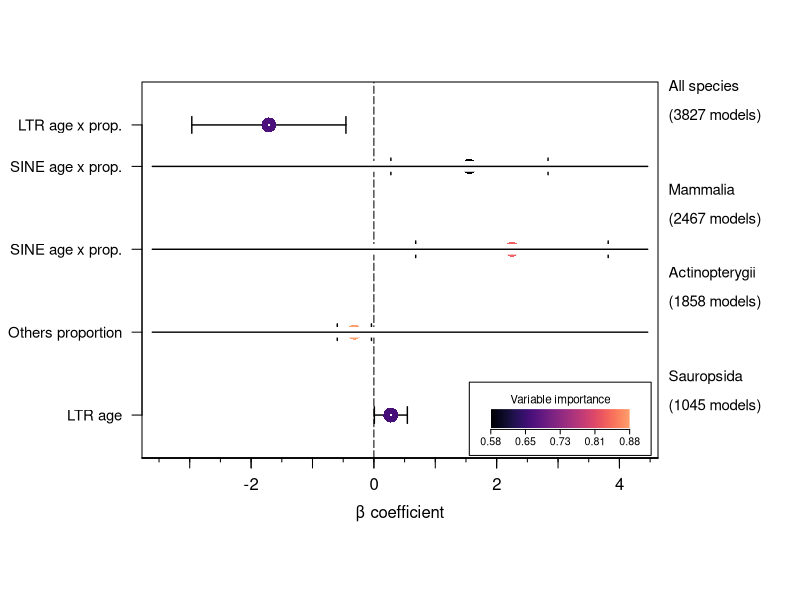

Generate this figure with R:

library(viridis)

combined.df <- read.csv("../../results/model-averaging.csv")

# y positions
y <- c()
line <- c()
for (i in 1:length(combined.df$clade)) {
  if (is.null(y)) {
    y <- c(1)
  } else if (combined.df$clade[i] == prev) {
    y <- c(y, tail(y, 1) + 1)
  } else {
    y <- c(y, tail(y, 1) + 2)
    line <- c(line, tail(y, 1) - 1)
  }
  prev <- combined.df$clade[i]
}
y <- max(y)-y 
imp <- combined.df$importance

# color mapping
res <- 10000 # resolution
palette <- viridis(res, begin = 0, end = 0.8, option = "A") # palette
cols <- palette[round(((imp - min(imp)) / diff(range(imp))) * (res-1)) + 1] # colors

# y labels
labels <- c()
for (i in combined.df$model) {
  rep <- toupper(regmatches(i, regexpr("(?<=\\.)[a-zA-Z]+", i, perl = TRUE)))
  if (rep == "OTHERS") {
    rep <- "Others"
  } else if (rep == "UNKNOWN") {
    rep <- "Unknown"
  }
  
  if (grepl(":", i)) {
    type <- "age x prop."
  } else if (sub("\\..*", "", i) == "prop") {
    type <- "proportion"
  } else {
    type <- "age"
  }
  labels <- c(labels, paste(rep, type))
}

par(mar = c(7, 7, 4, 7) + 0.1) 

# main plot
x.range <- range(as.matrix(combined.df[c("lower", "upper")])) + c(-0.5, 0.5)
plot(x = combined.df$estimate, y = y, type = "n", xlim = x.range, 
     xlab = "β coefficient", ylab = NA, axes = FALSE,
     ylim = range(y) + c(-0.7, 0.7), useRaster = T, mgp = c(2.2, 0, 0)) # plot
# abline(v = 0, lty = 1, lwd = 2, col = "grey") # line at y = 0
abline(v = 0, lty = 5, lwd = 1, col = "black") # line at y = 0
# for (l in -100:4) {
#   abline(v = l, lty = 2, col = "grey") # vertical lines
# }
segments(combined.df$lower, y, combined.df$upper, y, lwd = 1.4) # confidence bars
segments(combined.df$upper, y-0.2, combined.df$upper, y+0.2, lwd = 1.4)
segments(combined.df$lower, y-0.2, combined.df$lower, y+0.2, lwd = 1.4)
points(combined.df$estimate, y, pch = 16, cex = 2, col = cols) # colored points
points(combined.df$estimate, y, pch = 16, cex = 0.324, col = "white") # center dots
axis(1, at = pretty(x.range), mgp = c(1, 0.8, 0)  ) # x axis
axis(1, at = seq(-10, 10, by = 0.5), labels = FALSE, tcl = -0.2)
axis(1, at = seq(-10, 10, by = 1), labels = FALSE, tcl = -0.5)
axis(2, at = y, labels = labels, las = 2, cex.axis = 0.9) # y axis
box()

# color bar
usr <- par("usr")
bar <- array(t(col2rgb(palette)/255), c(1, length(palette), 3))
fx1 <- 0.67; fx2 <- 0.951  # x
fy1 <- 0.084; fy2 <- 0.13 # y
xleft <- usr[1] + fx1 * diff(usr[1:2])
xright <- usr[1] + fx2 * diff(usr[1:2])
ybottom <- usr[3] + fy1 * diff(usr[3:4])
ytop <- usr[3] + fy2 * diff(usr[3:4])
rasterImage(array(t(col2rgb("white") / 255), dim = c(1, 1, 3)), 
            xleft - 0.3, ybottom - 0.1, xright + 0.3, ytop + 0.8, interpolate = FALSE)
rasterImage(bar, xleft+0.05, ybottom - 0.05, xright-0.05, ytop, interpolate = FALSE)
axis(
  side = 1, 
  at = seq(xleft+0.05, xright-0.05, length.out = 5), 
  labels = round(seq(min(imp), max(imp), length.out = 5), 2), 
  pos = ybottom - 0.008 * diff(usr[3:4]), 
  tck = -0.012, 
  cex.axis = 0.64, 
  mgp = c(1, -0.01, 1)
)
text(mean(c(xleft, xright)), 
     mean(c(ybottom, ytop)) + 0.45, 
     adj = c(0.5, 0.5), cex = 0.7, 
     labels = "Variable importance")
rect(xleft - 0.3, ybottom - 0.7, xright + 0.3, ytop + 0.65, 
     border = "black", lwd = 1)

# lines separating clades
for (j in line) {
  j <- j - 1
  rgb_vals <- col2rgb("white") / 255
  bar <- array(t(rgb_vals), dim = c(1, 1, 3))
  fx1 <- 0.02; fx2 <- 0.98  # x
  xleft <- usr[1] + fx1 * diff(usr[1:2])
  xright <- usr[1] + fx2 * diff(usr[1:2])
  ybottom <- j - 0.13
  ytop <- j + 0.13
  rasterImage(bar, xleft, ybottom, xright, ytop, interpolate = FALSE)
  segments(xleft, j, xright, j, lwd = 1.4, color = "")
}

# all species
par(xpd = TRUE)
text(4.8, 7.95, 
     adj = c(0, 0.5), cex = 0.9, 
     labels = "All species")
text(4.8, 7.25, 
     adj = c(0, 0.5), cex = 0.9, 
     labels = "(3827 models)")

# mammals
text(4.8, 5.45, 
     adj = c(0, 0.5), cex = 0.9, 
     labels = "Mammalia")
text(4.8, 4.75, 
     adj = c(0, 0.5), cex = 0.9,  
     labels = "(2467 models)")

# fish
text(4.8, 3.45, 
     adj = c(0, 0.5), cex = 0.9,  
     labels = "Actinopterygii")
text(4.8, 2.75, 
     adj = c(0, 0.5), cex = 0.9, 
     labels = "(1858 models)")

# reptiles
text(4.8, 0.95, 
     adj = c(0, 0.5), cex = 0.9, 
     labels = "Sauropsida")
text(4.8, 0.25, 
     adj = c(0, 0.5), cex = 0.9, 
     labels = "(1045 models)")
par(xpd = FALSE)
par(mar = c(5, 4, 4, 2) + 0.1) 


